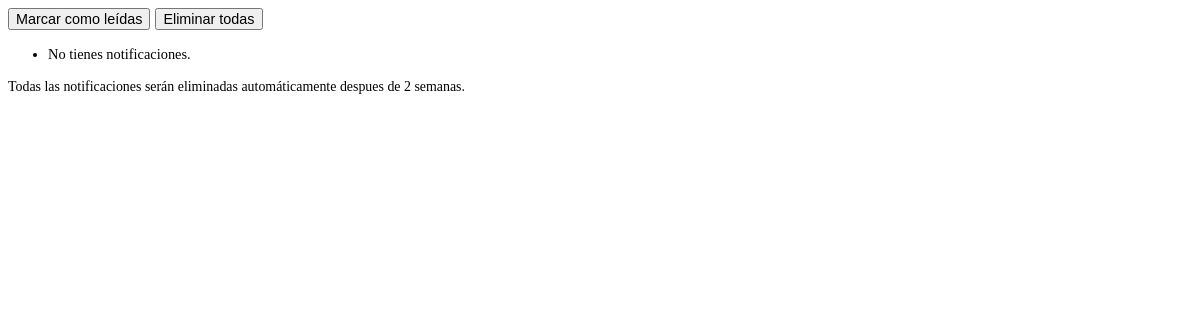
Page /users/notifications/ (signed in) on the earlier database version.
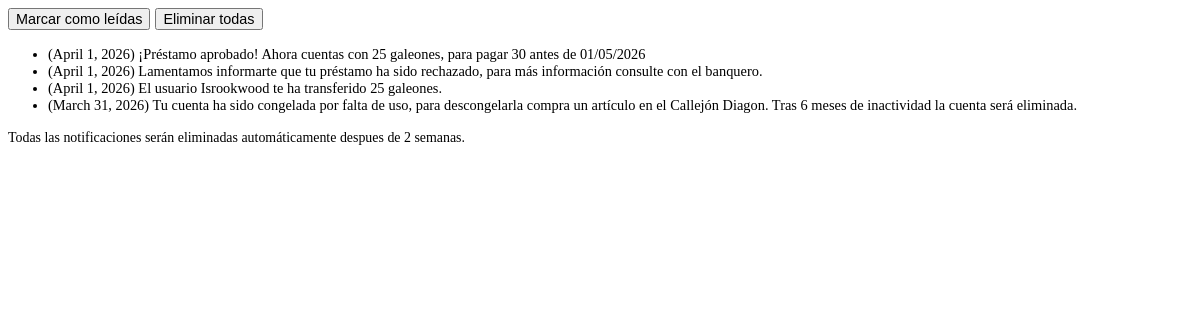
Same page on the later database version.
### apps/utils/models.py (models this page shows)
class Notification(models.Model):
    user = models.ForeignKey(CustomUser, on_delete=models.CASCADE)
    message = models.TextField()
    read = models.BooleanField(default=False)
    created_at = models.DateField(auto_now_add=True)

### apps/users/views.py (the view, shortened to what this page needs)
# urls.py: path('notifications/', views.notifications_view, name='notifications'),
@login_required
def notifications_view(request):
    notifications = Notification.objects.filter(
        user=request.user).order_by('-created_at')
    context = {
        "notifications": notifications
    }
    return render(request, 'profile/notifications.html', context)

### apps/users/templates/profile/notifications.html (shortened to what this page needs)
<form method="post" action="{% url 'notifications' %}" class="actions-row mb-3">
    <button type="submit" name="mark_all" class="btn btn-primary" data-bs-toggle="modal"
        data-bs-target="#notificationsModal">
        Marcar como leídas
    </button>
    <button type="submit" name="delete_all" class="btn btn-warning" data-bs-toggle="modal"
        data-bs-target="#notificationsModal">
        Eliminar todas
    </button>
</form>
<ul class="list-group mb-3">
    {% if notifications %}
    {% for n in notifications %}
    <li class="list-group-item d-flex justify-content-between align-items-center {% if not n.read %}fw-bold{% endif %}">
        ({{ n.created_at }}) {{ n.message }}
    </li>
    {% endfor %}
    {% else %}
    <li class="list-group-item">No tienes notificaciones.</li>
    {% endif %}
</ul>
<p class="disclaimer">Todas las notificaciones serán eliminadas automáticamente despues de 2 semanas.</p>

Differences in the rows shown:
added Notification: created_at "April 1, 2026", message "¡Préstamo aprobado! Ahora cuentas con 25 galeones, para pagar 30 antes de 01/05/2026"
added Notification: created_at "April 1, 2026", message "Lamentamos informarte que tu préstamo ha sido rechazado, para más información consulte con el banquero."
added Notification: created_at "April 1, 2026", message "El usuario Isrookwood te ha transferido 25 galeones."
added Notification: created_at "March 31, 2026", message "Tu cuenta ha sido congelada por falta de uso, para descongelarla compra un artículo en el Callejón Diagon. Tras 6 meses de inactividad la cuenta será eliminada."
Other differences:
text no longer shown: "No tienes notificaciones."
